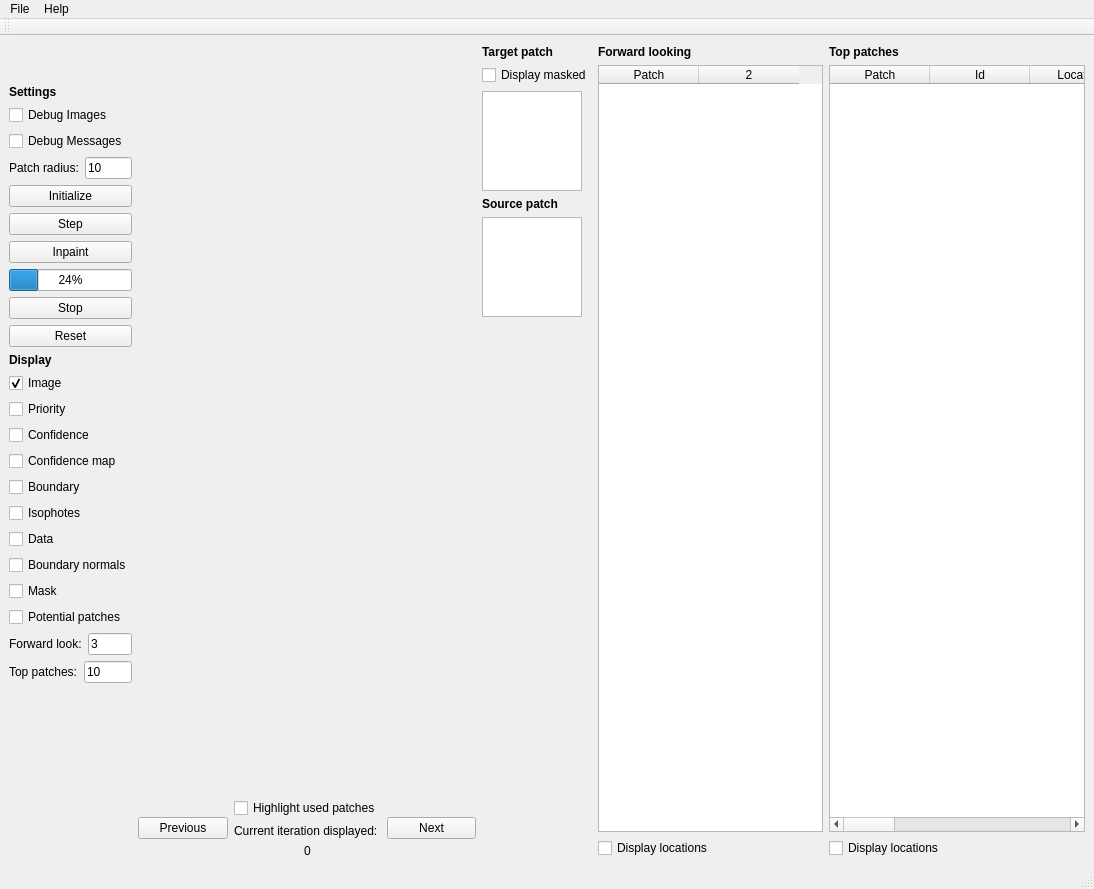
<?xml version="1.0" encoding="UTF-8"?>
<ui version="4.0">
 <class>CriminisiInpaintingMainWindow</class>
 <widget class="QMainWindow" name="CriminisiInpaintingMainWindow">
  <property name="geometry">
   <rect>
    <x>0</x>
    <y>0</y>
    <width>1094</width>
    <height>889</height>
   </rect>
  </property>
  <property name="windowTitle">
   <string>Criminisi Inpainting</string>
  </property>
  <widget class="QWidget" name="centralwidget">
   <layout class="QGridLayout" name="gridLayout">
    <item row="0" column="0">
     <layout class="QHBoxLayout" name="horizontalLayout" stretch="1,3,1,2,0">
      <item>
       <layout class="QVBoxLayout" name="verticalLayout" stretch="0,0,0,0">
        <item>
         <layout class="QVBoxLayout" name="verticalLayout_4">
          <item>
           <spacer name="verticalSpacer_2">
            <property name="orientation">
             <enum>Qt::Vertical</enum>
            </property>
            <property name="sizeHint" stdset="0">
             <size>
              <width>20</width>
              <height>40</height>
             </size>
            </property>
           </spacer>
          </item>
          <item>
           <widget class="QLabel" name="label">
            <property name="font">
             <font>
              <weight>75</weight>
              <bold>true</bold>
             </font>
            </property>
            <property name="text">
             <string>Settings</string>
            </property>
           </widget>
          </item>
          <item>
           <widget class="QCheckBox" name="chkDebugImages">
            <property name="text">
             <string>Debug Images</string>
            </property>
           </widget>
          </item>
          <item>
           <widget class="QCheckBox" name="chkDebugMessages">
            <property name="text">
             <string>Debug Messages</string>
            </property>
           </widget>
          </item>
          <item>
           <layout class="QHBoxLayout" name="horizontalLayout_2">
            <item>
             <widget class="QLabel" name="label_6">
              <property name="text">
               <string>Patch radius:</string>
              </property>
             </widget>
            </item>
            <item>
             <widget class="QLineEdit" name="txtPatchRadius">
              <property name="text">
               <string>10</string>
              </property>
             </widget>
            </item>
           </layout>
          </item>
          <item>
           <widget class="QPushButton" name="btnInitialize">
            <property name="text">
             <string>Initialize</string>
            </property>
           </widget>
          </item>
          <item>
           <widget class="QPushButton" name="btnStep">
            <property name="text">
             <string>Step</string>
            </property>
           </widget>
          </item>
          <item>
           <widget class="QPushButton" name="btnInpaint">
            <property name="text">
             <string>Inpaint</string>
            </property>
           </widget>
          </item>
          <item>
           <widget class="QProgressBar" name="progressBar">
            <property name="value">
             <number>24</number>
            </property>
           </widget>
          </item>
          <item>
           <widget class="QPushButton" name="btnStop">
            <property name="text">
             <string>Stop</string>
            </property>
           </widget>
          </item>
          <item>
           <widget class="QPushButton" name="btnReset">
            <property name="text">
             <string>Reset</string>
            </property>
           </widget>
          </item>
          <item>
           <layout class="QVBoxLayout" name="verticalLayout_5">
            <item>
             <widget class="QLabel" name="label_7">
              <property name="font">
               <font>
                <weight>75</weight>
                <bold>true</bold>
               </font>
              </property>
              <property name="text">
               <string>Display</string>
              </property>
             </widget>
            </item>
            <item>
             <widget class="QCheckBox" name="chkImage">
              <property name="text">
               <string>Image</string>
              </property>
              <property name="checked">
               <bool>true</bool>
              </property>
             </widget>
            </item>
            <item>
             <widget class="QCheckBox" name="chkPriority">
              <property name="text">
               <string>Priority</string>
              </property>
             </widget>
            </item>
            <item>
             <widget class="QCheckBox" name="chkConfidence">
              <property name="text">
               <string>Confidence</string>
              </property>
             </widget>
            </item>
            <item>
             <widget class="QCheckBox" name="chkConfidenceMap">
              <property name="text">
               <string>Confidence map</string>
              </property>
             </widget>
            </item>
            <item>
             <widget class="QCheckBox" name="chkBoundary">
              <property name="text">
               <string>Boundary</string>
              </property>
             </widget>
            </item>
            <item>
             <widget class="QCheckBox" name="chkIsophotes">
              <property name="text">
               <string>Isophotes</string>
              </property>
             </widget>
            </item>
            <item>
             <widget class="QCheckBox" name="chkData">
              <property name="text">
               <string>Data</string>
              </property>
             </widget>
            </item>
            <item>
             <widget class="QCheckBox" name="chkBoundaryNormals">
              <property name="text">
               <string>Boundary normals</string>
              </property>
             </widget>
            </item>
            <item>
             <widget class="QCheckBox" name="chkMask">
              <property name="text">
               <string>Mask</string>
              </property>
             </widget>
            </item>
            <item>
             <widget class="QCheckBox" name="chkPotentialPatches">
              <property name="text">
               <string>Potential patches</string>
              </property>
             </widget>
            </item>
           </layout>
          </item>
         </layout>
        </item>
        <item>
         <layout class="QVBoxLayout" name="verticalLayout_9">
          <item>
           <layout class="QHBoxLayout" name="horizontalLayout_8">
            <item>
             <widget class="QLabel" name="label_5">
              <property name="text">
               <string>Forward look:</string>
              </property>
             </widget>
            </item>
            <item>
             <widget class="QLineEdit" name="txtNumberOfForwardLook">
              <property name="text">
               <string>3</string>
              </property>
             </widget>
            </item>
           </layout>
          </item>
         </layout>
        </item>
        <item>
         <layout class="QHBoxLayout" name="horizontalLayout_7">
          <item>
           <widget class="QLabel" name="label_10">
            <property name="text">
             <string>Top patches:</string>
            </property>
           </widget>
          </item>
          <item>
           <widget class="QLineEdit" name="txtNumberOfTopPatches">
            <property name="text">
             <string>10</string>
            </property>
           </widget>
          </item>
         </layout>
        </item>
        <item>
         <spacer name="verticalSpacer_3">
          <property name="orientation">
           <enum>Qt::Vertical</enum>
          </property>
          <property name="sizeHint" stdset="0">
           <size>
            <width>20</width>
            <height>40</height>
           </size>
          </property>
         </spacer>
        </item>
       </layout>
      </item>
      <item>
       <layout class="QVBoxLayout" name="verticalLayout_2" stretch="9,1">
        <item>
         <widget class="QVTKWidget" name="qvtkWidget"/>
        </item>
        <item>
         <layout class="QHBoxLayout" name="horizontalLayout_3">
          <item>
           <widget class="QPushButton" name="btnDisplayPreviousStep">
            <property name="text">
             <string>Previous</string>
            </property>
           </widget>
          </item>
          <item>
           <layout class="QVBoxLayout" name="verticalLayout_3">
            <item>
             <widget class="QCheckBox" name="chkHighlightUsedPatches">
              <property name="text">
               <string>Highlight used patches</string>
              </property>
             </widget>
            </item>
            <item>
             <widget class="QLabel" name="label_2">
              <property name="text">
               <string>Current iteration displayed:</string>
              </property>
             </widget>
            </item>
            <item>
             <widget class="QLabel" name="lblCurrentIteration">
              <property name="text">
               <string>0</string>
              </property>
              <property name="alignment">
               <set>Qt::AlignCenter</set>
              </property>
             </widget>
            </item>
           </layout>
          </item>
          <item>
           <widget class="QPushButton" name="btnDisplayNextStep">
            <property name="text">
             <string>Next</string>
            </property>
           </widget>
          </item>
         </layout>
        </item>
       </layout>
      </item>
      <item>
       <layout class="QVBoxLayout" name="verticalLayout_6">
        <item>
         <layout class="QHBoxLayout" name="horizontalLayout_4">
          <item>
           <widget class="QLabel" name="label_4">
            <property name="font">
             <font>
              <weight>75</weight>
              <bold>true</bold>
             </font>
            </property>
            <property name="text">
             <string>Target patch</string>
            </property>
           </widget>
          </item>
         </layout>
        </item>
        <item>
         <widget class="QCheckBox" name="chkDisplayMaskedTargetPatch">
          <property name="text">
           <string>Display masked</string>
          </property>
         </widget>
        </item>
        <item>
         <widget class="QGraphicsView" name="gfxTarget">
          <property name="enabled">
           <bool>true</bool>
          </property>
          <property name="maximumSize">
           <size>
            <width>100</width>
            <height>100</height>
           </size>
          </property>
          <property name="baseSize">
           <size>
            <width>50</width>
            <height>50</height>
           </size>
          </property>
          <property name="verticalScrollBarPolicy">
           <enum>Qt::ScrollBarAlwaysOff</enum>
          </property>
          <property name="horizontalScrollBarPolicy">
           <enum>Qt::ScrollBarAlwaysOff</enum>
          </property>
         </widget>
        </item>
        <item>
         <layout class="QHBoxLayout" name="horizontalLayout_5">
          <item>
           <widget class="QLabel" name="label_3">
            <property name="font">
             <font>
              <weight>75</weight>
              <bold>true</bold>
             </font>
            </property>
            <property name="text">
             <string>Source patch</string>
            </property>
           </widget>
          </item>
         </layout>
        </item>
        <item>
         <widget class="QGraphicsView" name="gfxSource">
          <property name="maximumSize">
           <size>
            <width>100</width>
            <height>100</height>
           </size>
          </property>
          <property name="baseSize">
           <size>
            <width>50</width>
            <height>50</height>
           </size>
          </property>
          <property name="verticalScrollBarPolicy">
           <enum>Qt::ScrollBarAlwaysOff</enum>
          </property>
          <property name="horizontalScrollBarPolicy">
           <enum>Qt::ScrollBarAlwaysOff</enum>
          </property>
         </widget>
        </item>
        <item>
         <spacer name="verticalSpacer">
          <property name="orientation">
           <enum>Qt::Vertical</enum>
          </property>
          <property name="sizeHint" stdset="0">
           <size>
            <width>20</width>
            <height>40</height>
           </size>
          </property>
         </spacer>
        </item>
       </layout>
      </item>
      <item>
       <layout class="QVBoxLayout" name="verticalLayout_7">
        <item>
         <widget class="QLabel" name="label_8">
          <property name="font">
           <font>
            <weight>75</weight>
            <bold>true</bold>
           </font>
          </property>
          <property name="text">
           <string>Forward looking</string>
          </property>
         </widget>
        </item>
        <item>
         <widget class="QTableWidget" name="forwardLookingTableWidget">
          <property name="maximumSize">
           <size>
            <width>16777215</width>
            <height>16777215</height>
           </size>
          </property>
          <property name="horizontalScrollBarPolicy">
           <enum>Qt::ScrollBarAlwaysOff</enum>
          </property>
          <property name="sortingEnabled">
           <bool>true</bool>
          </property>
          <property name="columnCount">
           <number>2</number>
          </property>
          <attribute name="verticalHeaderVisible">
           <bool>false</bool>
          </attribute>
          <column>
           <property name="text">
            <string>Patch</string>
           </property>
           <property name="textAlignment">
            <set>AlignHCenter|AlignVCenter|AlignCenter</set>
           </property>
          </column>
          <column/>
         </widget>
        </item>
        <item>
         <widget class="QCheckBox" name="chkDisplayForwardLookPatchLocations">
          <property name="text">
           <string>Display locations</string>
          </property>
         </widget>
        </item>
       </layout>
      </item>
      <item>
       <layout class="QVBoxLayout" name="verticalLayout_8">
        <item>
         <widget class="QLabel" name="label_9">
          <property name="font">
           <font>
            <weight>75</weight>
            <bold>true</bold>
           </font>
          </property>
          <property name="text">
           <string>Top patches</string>
          </property>
         </widget>
        </item>
        <item>
         <widget class="QTableWidget" name="topPatchesTableWidget">
          <property name="selectionBehavior">
           <enum>QAbstractItemView::SelectRows</enum>
          </property>
          <property name="sortingEnabled">
           <bool>true</bool>
          </property>
          <property name="columnCount">
           <number>9</number>
          </property>
          <column>
           <property name="text">
            <string>Patch</string>
           </property>
          </column>
          <column>
           <property name="text">
            <string>Id</string>
           </property>
          </column>
          <column>
           <property name="text">
            <string>Location</string>
           </property>
          </column>
          <column>
           <property name="text">
            <string>SSD</string>
           </property>
          </column>
          <column>
           <property name="text">
            <string>Continuation</string>
           </property>
          </column>
          <column/>
          <column/>
          <column/>
          <column/>
         </widget>
        </item>
        <item>
         <widget class="QCheckBox" name="chkDisplaySourcePatchLocations">
          <property name="text">
           <string>Display locations</string>
          </property>
         </widget>
        </item>
       </layout>
      </item>
     </layout>
    </item>
   </layout>
  </widget>
  <widget class="QMenuBar" name="menubar">
   <property name="geometry">
    <rect>
     <x>0</x>
     <y>0</y>
     <width>1094</width>
     <height>25</height>
    </rect>
   </property>
   <widget class="QMenu" name="menuLeft_Pane">
    <property name="title">
     <string>File</string>
    </property>
    <addaction name="actionOpenImage"/>
    <addaction name="actionOpenMask"/>
    <addaction name="actionOpenMaskInverted"/>
    <addaction name="actionFlipImage"/>
    <addaction name="actionSaveResult"/>
    <addaction name="actionQuit"/>
   </widget>
   <widget class="QMenu" name="menuHelp">
    <property name="title">
     <string>Help</string>
    </property>
    <addaction name="actionHelp"/>
   </widget>
   <addaction name="menuLeft_Pane"/>
   <addaction name="menuHelp"/>
  </widget>
  <widget class="QStatusBar" name="statusbar"/>
  <widget class="QToolBar" name="toolBar">
   <property name="windowTitle">
    <string>toolBar</string>
   </property>
   <attribute name="toolBarArea">
    <enum>TopToolBarArea</enum>
   </attribute>
   <attribute name="toolBarBreak">
    <bool>false</bool>
   </attribute>
  </widget>
  <action name="actionOpenImage">
   <property name="text">
    <string>Open Image</string>
   </property>
  </action>
  <action name="actionSavePointsLeft">
   <property name="text">
    <string>Save Points</string>
   </property>
  </action>
  <action name="actionSavePointsRight">
   <property name="text">
    <string>Save Points</string>
   </property>
  </action>
  <action name="actionOpenImageRight">
   <property name="text">
    <string>Open Image</string>
   </property>
  </action>
  <action name="actionLoadPointsLeft">
   <property name="text">
    <string>Load Points</string>
   </property>
  </action>
  <action name="actionLoadPointsRight">
   <property name="text">
    <string>Load Points</string>
   </property>
  </action>
  <action name="actionHelp">
   <property name="text">
    <string>Help</string>
   </property>
  </action>
  <action name="actionQuit">
   <property name="text">
    <string>Quit</string>
   </property>
  </action>
  <action name="actionOpenPointCloudLeft">
   <property name="text">
    <string>Open PointCloud</string>
   </property>
  </action>
  <action name="actionOpenPointCloudRight">
   <property name="text">
    <string>Open PointCloud</string>
   </property>
  </action>
  <action name="actionFlipImage">
   <property name="text">
    <string>Flip Image</string>
   </property>
  </action>
  <action name="actionFlipRightImage">
   <property name="text">
    <string>Flip Right Image</string>
   </property>
  </action>
  <action name="actionSaveResult">
   <property name="text">
    <string>Save Result</string>
   </property>
  </action>
  <action name="actionOpenMask">
   <property name="text">
    <string>Open Mask</string>
   </property>
  </action>
  <action name="actionOpenMaskInverted">
   <property name="text">
    <string>Open Mask Inverted</string>
   </property>
  </action>
 </widget>
 <customwidgets>
  <customwidget>
   <class>QVTKWidget</class>
   <extends>QWidget</extends>
   <header>QVTKWidget.h</header>
  </customwidget>
 </customwidgets>
 <resources/>
 <connections/>
</ui>
